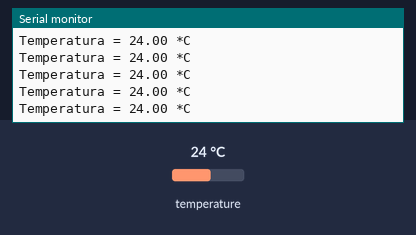
Recording of a sketch running on a simulated Arduino Uno, built with avr-gcc and run on an emulated ATmega328P. On the bench: the last lines printed to the serial monitor. The test bench sets the inputs (shaded band); at power-on: temperature 24 °C.

Above: at 1.2 s.
1.3 s: temperature set to 12 °C
At 1.33 s:
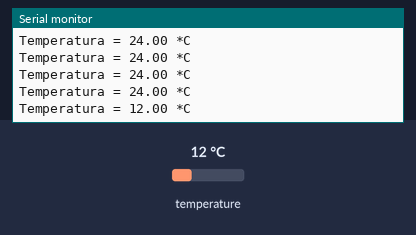
2.8 s: temperature set to 19 °C
At 2.85 s:
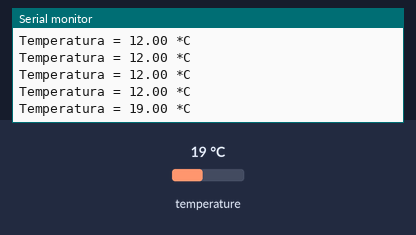
Timing chart, 0 to 5.8 s (numbered marks = the images above; inputs shaded):
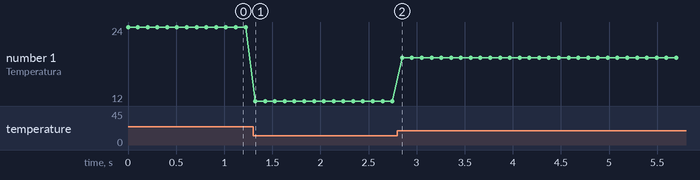

The sketch:

PRUEBA_TEMPERATURA_HUMEDAD.ino
```cpp
//Grupo 5: Sol Corujeira, Benjamin Fischtein y Lara Nussembaum

#include <Wire.h>
#include <Adafruit_Sensor.h>
#include <Adafruit_BMP280.h>

Adafruit_BMP280 bmp;  // I2C

void setup() {
  Serial.begin(115200);
  Serial.println("BMP280 test");

  Wire.begin();

  // Change to 0x76 if your sensor uses that address
  while (!bmp.begin(0x76,BMP280_CHIPID)) {
    Serial.println(F("Could not find a valid BMP280 sensor, check wiring!"));
    delay(500);
  }

  bmp.setSampling(
    Adafruit_BMP280::MODE_NORMAL,
    Adafruit_BMP280::SAMPLING_X2,
    Adafruit_BMP280::SAMPLING_X16,
    Adafruit_BMP280::FILTER_X16,
    Adafruit_BMP280::STANDBY_MS_500
  );
}

void loop() {
  Serial.print(F("Temperatura = "));
  Serial.print(bmp.readTemperature());
  Serial.println(" *C");

  Serial.println();
  delay(100);
}
```

Measured:
- after the input at 1.3 s, the serial monitor: prints a new line at once (image 1)
- after the input at 2.8 s, the serial monitor: prints a new line after 0.05 s (image 2)
- plotted number 1: 24 → 12 after the input at 1.3 s, 12 → 19 after the input at 2.8 s
